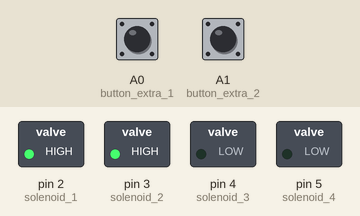
Simulated run of this sketch. Board: Arduino Uno, built with avr-gcc and run on an emulated ATmega328P. On the bench: switched loads named in the sketch (green lamp = pin HIGH). Wiring (inferred from the names in the program): 3 × IR receiver: data A3 / data A4 / data A5. The inputs (shaded band) are chosen by the test bench; at power-on: A0 (button_extra_1) HIGH, A1 (button_extra_2) HIGH.

Above: at 0.75 s.
At 1.3 s:
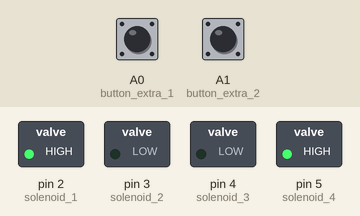
At 2.94 s:
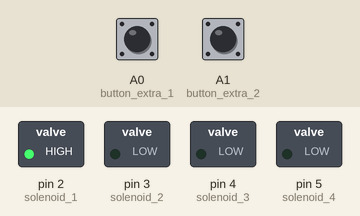
At 3.5 s:
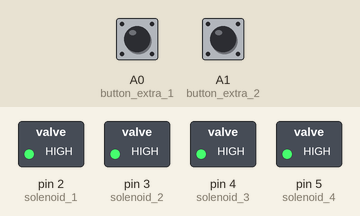
At 5.62 s:
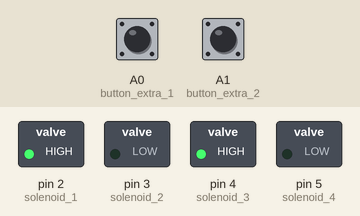
At 8.7 s:
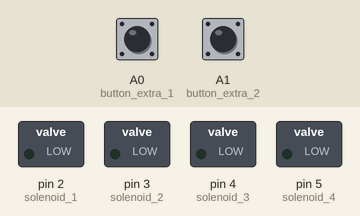
Timing chart, 0 to 11.7 s (numbered marks = the images above):
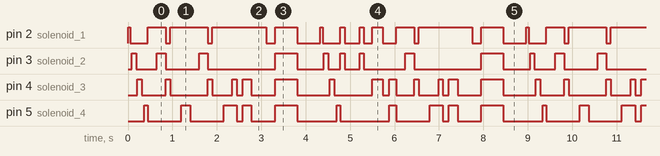

The sketch:

pneumatiksteuerung.ino
```cpp
#define PON1 digitalWrite(2, HIGH);
#define PON2 digitalWrite(3, HIGH);
#define PON3 digitalWrite(4, HIGH);
#define PON4 digitalWrite(5, HIGH);
#define POFF1 digitalWrite(2, LOW);
#define POFF2 digitalWrite(3, LOW);
#define POFF3 digitalWrite(4, LOW);
#define POFF4 digitalWrite(5, LOW);

void setup() {

  pinMode(A0, INPUT_PULLUP);    // button extra 1 (red)
  pinMode(A1, INPUT_PULLUP);    // button extra 2 (red)
  pinMode(A2, INPUT);           // remote A
  pinMode(A3, INPUT);           // remote B
  pinMode(A4, INPUT);           // remote C
  pinMode(A5, INPUT);           // remote D

  pinMode(2, OUTPUT);           // solenoid 1
  pinMode(3, OUTPUT);           // solenoid 2
  pinMode(4, OUTPUT);           // solenoid 3
  pinMode(5, OUTPUT);           // solenoid 4
}

byte button1;
byte button2;

void sequence1() {
  PON1;
  delay(200);
  PON2;
  delay(200);
  POFF1;
  POFF2;
  PON3;
  delay(100);
  PON1;
  POFF3;
  delay(250);
  PON4;
  delay(200);
  POFF1;
  POFF2;
  POFF3;
  POFF4;
}

void sequence2() {
  PON1;
  PON2;
  delay(100);
  POFF1;
  POFF2;
  delay(340);
  PON1;
  PON2;
  delay(90);
  POFF1;
  POFF2;
  delay(190);
  PON3;
  PON1;
  delay(240);
  POFF1;
  POFF3;
  delay(140);
  PON3;
  PON4;
  delay(160);
  POFF3;
  POFF4;
}

void sequence3() {
  PON1;
  delay(200);
  PON2;
  delay(200);
  POFF1;
  POFF2;
  PON3;
  delay(100);
  PON1;
  POFF3;
  delay(250);
  PON4;
  delay(200);
  PON4;
  PON3;
  delay(100);
  POFF4;
  POFF3;
  delay(130);
  PON4;
  PON3;
  delay(200);
  POFF4;
  POFF3;
  delay(230);
  PON1;
  delay(100);
  POFF1;
  delay(200);
  PON1;
  PON2;
  PON3;
  PON4;
  delay(500);


  POFF1;
  POFF2;
  POFF3;
  POFF4;
}


void sequence4() {
  PON1;
  delay(50);
  POFF1;
  delay(30);
  PON2;
  delay(100);
  POFF2;
  delay(30);
  PON3;
  delay(100);
  POFF3;
  delay(60);
  PON4;
  delay(80);
  POFF4;


  POFF1;
  POFF2;
  POFF3;
  POFF4;
}


uint8_t a = 0;

void loop() {

  button1 = digitalRead(A0);
  button2 = digitalRead(A1);
  if(button1 == LOW || button2 == LOW) {

    if(button1 == LOW) {
      if(a == 0) {
        sequence1();
        a = 1;
      } else {
        sequence2();
        a = 0;
      }
    } else if(button2 == LOW) {
      sequence4();
      delay(500);
    }

  } else {
    /* skip this, because of interference with another remote control
       for urine release
    if(digitalRead(A2) == HIGH) {
      PON1;
    } else {
      POFF1;
    } */

    /*if(digitalRead(A3) == HIGH) {
      PON1;
      PON2;
      PON3;
      PON4;
    } else {
      POFF2;
      POFF1;
      POFF3;
      POFF4;
    }*/
    if(digitalRead(A3) == HIGH) {
      sequence4();
    }

    if(digitalRead(A4) == HIGH) {
      if(a == 0) {
        sequence1();
        a = 1;
      } else {
        sequence2();
        a = 0;
      }
    }
    if(digitalRead(A5) == HIGH) {
      sequence3();
      delay(500);
    }
  }
  delay(20);


}
```

Measured:
- by itself, pin 2 (solenoid_1), pin 4 (solenoid_3): moves between LOW and HIGH, repeating every 9.0 s
- by itself, pin 3 (solenoid_2): repeats every 9.0 s: LOW 0.47 s, HIGH 0.20 s, LOW 0.75 s, HIGH 0.20 s, LOW 1.5 s, HIGH 0.50 s, LOW 0.60 s, HIGH 0.10 s, LOW 0.27 s, HIGH 0.10 s, LOW 0.34 s, HIGH 0.09 s, LOW 0.93 s, HIGH 0.20 s, LOW 1.5 s, HIGH 0.50 s, LOW 0.60 s, HIGH 0.10 s
- by itself, pin 5 (solenoid_4): repeats every 9.0 s: LOW 0.75 s, HIGH 0.20 s, LOW 0.75 s, HIGH 0.30 s, LOW 0.13 s, HIGH 0.20 s, LOW 0.53 s, HIGH 0.50 s, LOW 0.89 s, HIGH 0.08 s, LOW 1.1 s, HIGH 0.16 s, LOW 0.75 s, HIGH 0.30 s, LOW 0.13 s, HIGH 0.20 s, LOW 0.53 s, HIGH 0.50 s, LOW 0.89 s, HIGH 0.08 s
